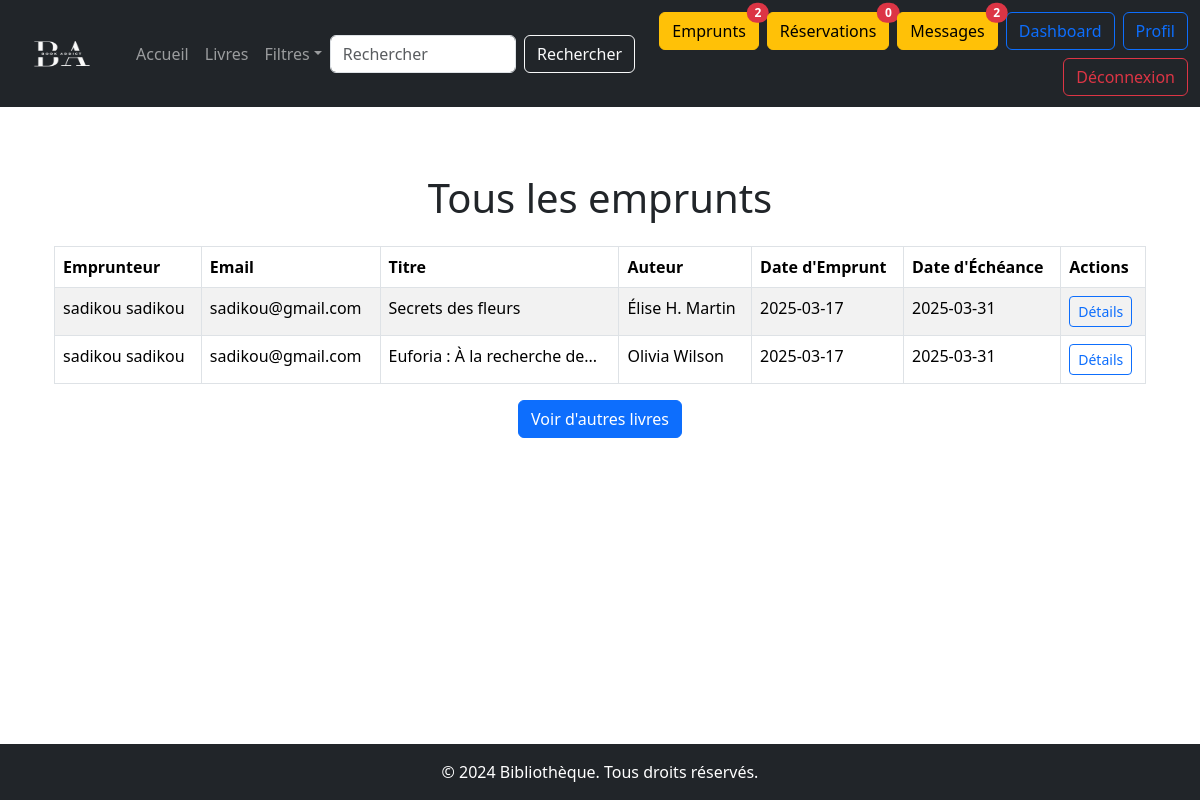
The app's page /index.php?p=emprunt (signed in) with its own data.
### tables this page shows
CREATE TABLE IF NOT EXISTS `emprunts` (
  `id_emprunt` int NOT NULL AUTO_INCREMENT,
  `id_utilisateur` int DEFAULT NULL,
  `id_livre` int DEFAULT NULL,
  `date_emprunt` date NOT NULL,
  `date_retour` date DEFAULT NULL,
  `date_echeance` date NOT NULL,
  `statut` enum('actif','retourne') DEFAULT 'actif',
  PRIMARY KEY (`id_emprunt`),
  KEY `id_utilisateur` (`id_utilisateur`),
  KEY `id_livre` (`id_livre`)
);

CREATE TABLE IF NOT EXISTS `utilisateurs` (
  `id_utilisateur` int NOT NULL AUTO_INCREMENT,
  `nom` varchar(100) NOT NULL,
  `prenom` varchar(100) NOT NULL,
  `email` varchar(100) NOT NULL,
  `mot_de_passe` varchar(255) NOT NULL,
  `role` enum('admin','bibliothecaire','utilisateur') DEFAULT 'utilisateur',
  `photo` varchar(255) DEFAULT NULL,
  `date_inscription` timestamp NULL DEFAULT CURRENT_TIMESTAMP,
  PRIMARY KEY (`id_utilisateur`),
  UNIQUE KEY `email` (`email`)
);

CREATE TABLE IF NOT EXISTS `livres` (
  `id_livre` int NOT NULL AUTO_INCREMENT,
  `titre` varchar(255) NOT NULL,
  `auteur` varchar(100) NOT NULL,
  `categorie` varchar(100) DEFAULT NULL,
  `isbn` varchar(13) DEFAULT NULL,
  `statut` enum('disponible','emprunte') DEFAULT 'disponible',
  `date_ajout` timestamp NULL DEFAULT CURRENT_TIMESTAMP,
  `image` varchar(255) NOT NULL,
  `description` text NOT NULL,
  PRIMARY KEY (`id_livre`),
  UNIQUE KEY `isbn` (`isbn`)
);

### model/adminModel.php (called while the page is built, shortened)
<?php
function afficheTousLesEmprunts(): array
{
    try {
        $pdo = dbConnect();
        $pdoStatement = $pdo->prepare('SELECT l.id_livre, l.titre, l.auteur, e.date_emprunt, e.date_echeance, u.nom, u.prenom, u.email
                                      FROM emprunts e
                                      INNER JOIN livres l ON e.id_livre = l.id_livre
                                      INNER JOIN utilisateurs u ON e.id_utilisateur = u.id_utilisateur
                                      WHERE e.statut = "actif"');
        $pdoStatement->execute();
        $livresEmpruntes = $pdoStatement->fetchAll(PDO::FETCH_ASSOC);
        return $livresEmpruntes;
    } catch (PDOException $e) {
        echo "Erreur : " . $e->getMessage();
        return [];
    }
}

### view/utilisateur/empruntView.php (the view, shortened to what this page needs)
<h1 class="text-center my-4"><?= isset($user) && $userRole === 'admin' ? 'Tous les emprunts' : 'Vos emprunts' ?></h1>
<?php if (!empty($livresEmpruntes)): ?>
    <div class="container">
        <table class="table table-striped table-bordered table-hover">
            <thead class="thead-dark">
                <tr>
                    <?php if (isset($user) && $user['role'] === 'admin'): ?>
                        <th>Emprunteur</th>
                        <th>Email</th>
                    <?php endif; ?>
                    <th>Titre</th>
                    <th>Auteur</th>
                    <th>Date d'Emprunt</th>
                    <th>Date d'Échéance</th>
                    <th>Actions</th>
                </tr>
            </thead>
            <tbody>
                <?php foreach ($livresEmpruntes as $livre): ?>
                    <tr>
                        <?php if (isset($user) && $user["role"] === 'admin'): ?>
                            <td><?= $livre["nom"] . " " . $livre["prenom"]; ?></td>
                            <td><?= $livre["email"]; ?></td>
                        <?php endif; ?>
                        <td><?= mb_strimwidth($livre["titre"], 0, 30, "..."); ?></td>
                        <td><?= mb_strimwidth($livre["auteur"], 0, 20, "..."); ?></td>
                        <td><?= $livre["date_emprunt"]; ?></td>
                        <td><?= $livre["date_echeance"]; ?></td>
                        <td>
                            <a href="index.php?p=detailLivre&idLivre=<?= $livre["id_livre"] ?>" class="btn btn-sm btn-outline-primary"> Détails</a>
                        </td>
                    </tr>
                <?php endforeach; ?>
            </tbody>
        </table>
        <div class="text-center">
            <a href="index.php?p=livres" class="btn btn-primary"> <?= isset($user) && $user["role"] === 'admin' ? 'Voir d\'autres livres' : 'Emprunter un autre livre' ?></a>
        </div>
    </div>
<?php endif; ?>
<?php
require("./view/template/templateAccueil.php");
?>

### records on screen
emprunts: id_utilisateur.nom "sadikou", id_utilisateur.prenom "sadikou", id_utilisateur.email "sadikou@gmail.com", id_livre.titre "Secrets des fleurs", id_livre.auteur "Élise H. Martin", date_emprunt "2025-03-17", date_echeance "2025-03-31"
emprunts: id_utilisateur.nom "sadikou", id_utilisateur.prenom "sadikou", id_utilisateur.email "sadikou@gmail.com", id_livre.titre "Euforia : À la recherche de...", id_livre.auteur "Olivia Wilson", date_emprunt "2025-03-17", date_echeance "2025-03-31"

### other values on screen
$_SESSION["nombreEmprunts"] "2"
$_SESSION["nombreReserves"] "0"
$_SESSION["nombreMessages"] "2"
